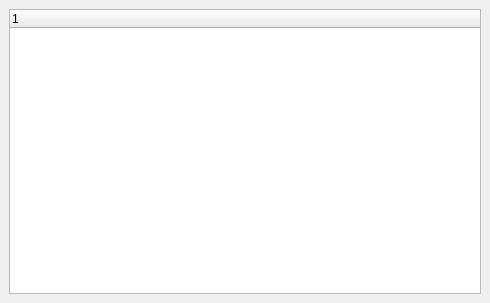
<ui version="4.0" >
 <class>MediaListForm</class>
 <widget class="QWidget" name="MediaListForm" >
  <property name="geometry" >
   <rect>
    <x>0</x>
    <y>0</y>
    <width>490</width>
    <height>303</height>
   </rect>
  </property>
  <property name="windowTitle" >
   <string>Media Tree</string>
  </property>
  <layout class="QGridLayout" >
   <property name="margin" >
    <number>9</number>
   </property>
   <property name="spacing" >
    <number>6</number>
   </property>
   <item row="0" column="0" >
    <widget class="QTreeWidget" name="mp_treeWidget" />
   </item>
  </layout>
  <action name="actionRefreshMediaList" >
   <property name="icon" >
    <iconset resource="../main.qrc" >:/images/view-refresh.png</iconset>
   </property>
   <property name="text" >
    <string>Refresh Media List</string>
   </property>
   <property name="statusTip" >
    <string>Requery the director for the list of media.</string>
   </property>
  </action>
  <action name="actionEditVolume" >
   <property name="icon" >
    <iconset resource="../main.qrc" >:/images/cartridge-edit.png</iconset>
   </property>
   <property name="text" >
    <string>Edit Volume</string>
   </property>
  </action>
  <action name="actionListJobsOnVolume" >
   <property name="icon" >
    <iconset resource="../main.qrc" >:/images/emblem-system.png</iconset>
   </property>
   <property name="text" >
    <string>List Jobs On Volume</string>
   </property>
  </action>
  <action name="actionDeleteVolume" >
   <property name="icon" >
    <iconset resource="../main.qrc" >:/images/edit-delete.png</iconset>
   </property>
   <property name="text" >
    <string>Delete Volume</string>
   </property>
  </action>
  <action name="actionPruneVolume" >
   <property name="icon" >
    <iconset resource="../main.qrc" >:/images/edit-cut.png</iconset>
   </property>
   <property name="text" >
    <string>Prune Volume</string>
   </property>
  </action>
  <action name="actionPurgeVolume" >
   <property name="icon" >
    <iconset resource="../main.qrc" >:/images/weather-severe-alert.png</iconset>
   </property>
   <property name="text" >
    <string>Purge Volume</string>
   </property>
  </action>
  <action name="actionRelabelVolume" >
   <property name="icon" >
    <iconset resource="../main.qrc" >:/images/label.png</iconset>
   </property>
   <property name="text" >
    <string>Relabel Volume</string>
   </property>
  </action>
  <action name="actionAllVolumesFromPool" >
   <property name="icon" >
    <iconset resource="../main.qrc" >:/images/cartridge-edit.png</iconset>
   </property>
   <property name="text" >
    <string>Update all Volumes From Pool</string>
   </property>
   <property name="iconText" >
    <string>Update all Volumes From Pool</string>
   </property>
   <property name="toolTip" >
    <string>Update all Volumes From Pool</string>
   </property>
   <property name="statusTip" >
    <string>Update all Volumes From Pool</string>
   </property>
  </action>
  <action name="actionVolumeFromPool" >
   <property name="icon" >
    <iconset resource="../main.qrc" >:/images/cartridge-edit.png</iconset>
   </property>
   <property name="text" >
    <string>Volume From Pool</string>
   </property>
  </action>
 </widget>
 <resources>
  <include location="../main.qrc" />
 </resources>
 <connections/>
</ui>
